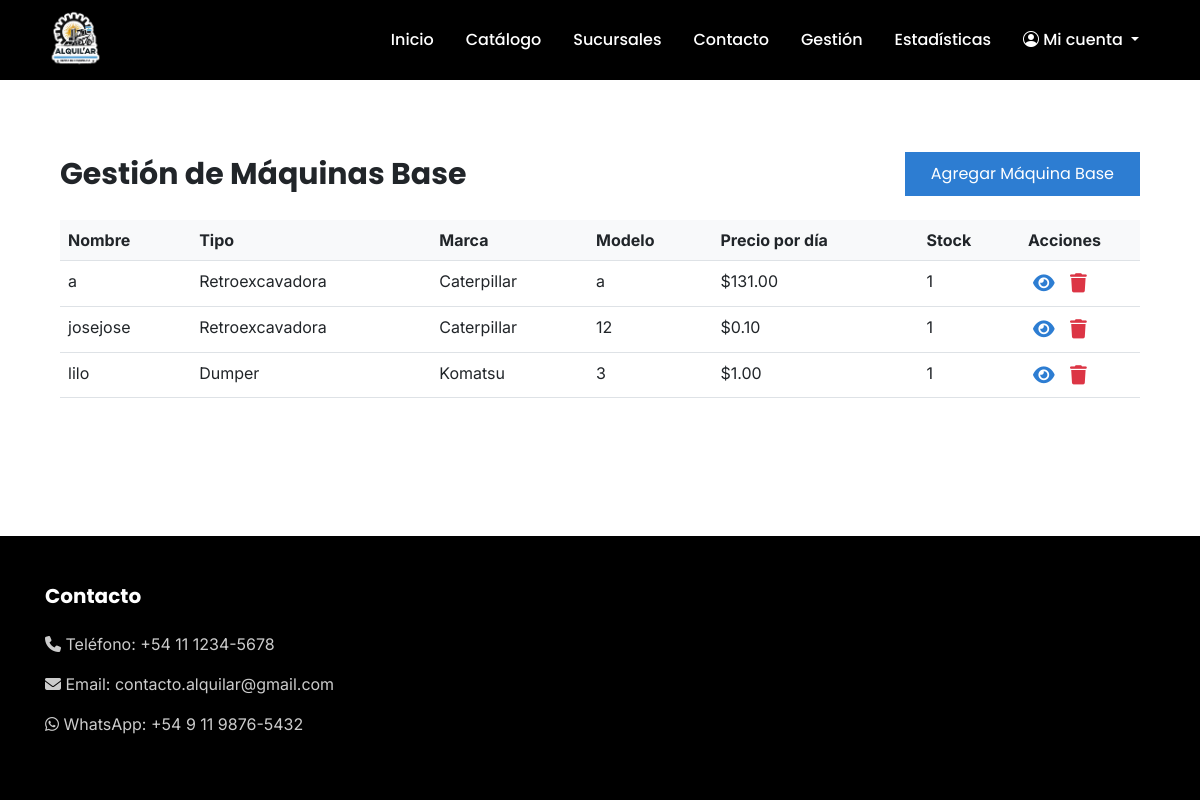
Page /maquinas/ (signed in) on the earlier database version.
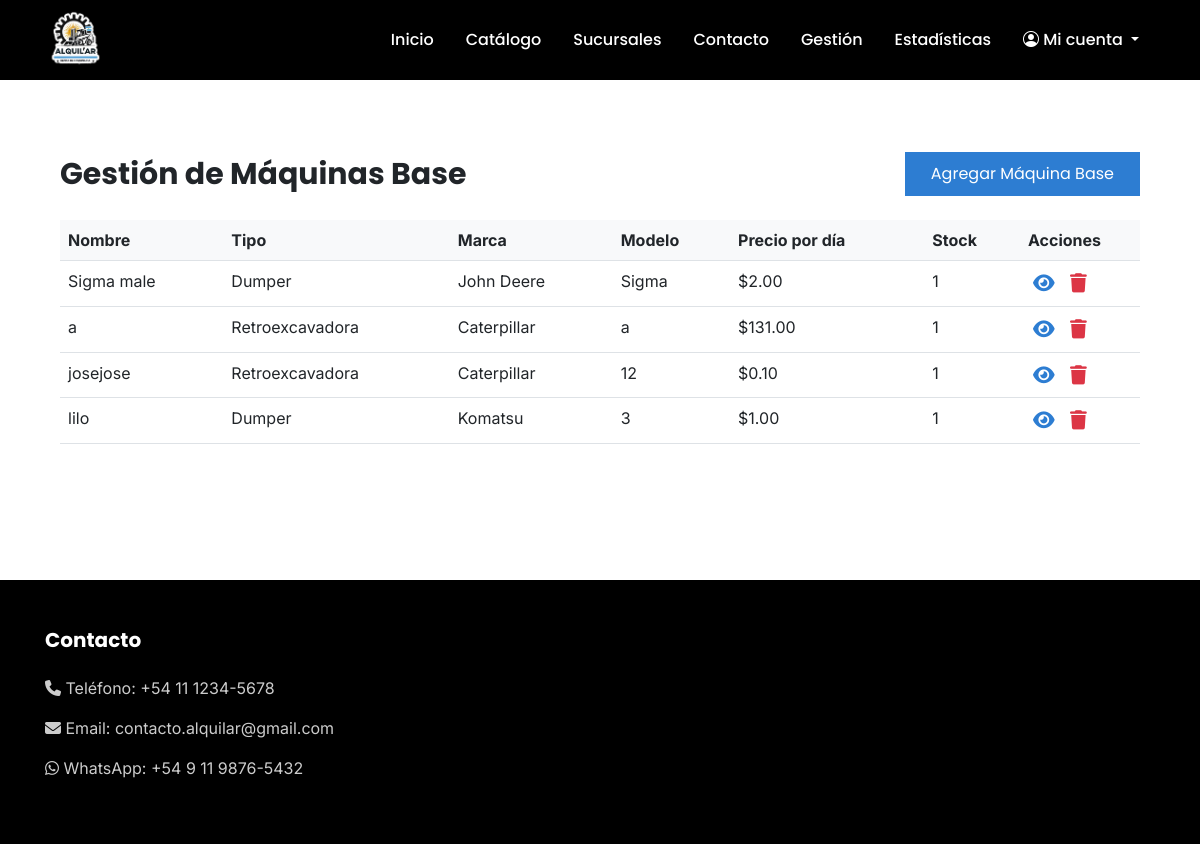
Same page on the later database version.
### maquinas/models.py (models this page shows, shortened)
class MaquinaBase(models.Model):
    TIPOS_MAQUINA = [
        ('excavadora', 'Excavadora'),
        ('retroexcavadora', 'Retroexcavadora'),
        ('cargadora', 'Cargadora'),
        ('compactadora', 'Compactadora'),
        ('motoniveladora', 'Motoniveladora'),
        ('pavimentadora', 'Pavimentadora'),
        ('grua', 'Grúa'),
        ('hormigonera', 'Hormigonera'),
        ('dumper', 'Dumper'),
        ('manipulador', 'Manipulador Telescópico'),
    ]
    MARCAS = [
        ('caterpillar', 'Caterpillar'),
        ('komatsu', 'Komatsu'),
        ('volvo', 'Volvo'),
        ('hitachi', 'Hitachi'),
        ('liebherr', 'Liebherr'),
        ('jcb', 'JCB'),
        ('case', 'Case'),
        ('doosan', 'Doosan'),
        ('john_deere', 'John Deere'),
        ('kubota', 'Kubota'),
    ]
    nombre = models.CharField(max_length=100)
    tipo = models.CharField(max_length=20, choices=TIPOS_MAQUINA)
    marca = models.CharField(max_length=20, choices=MARCAS)
    modelo = models.CharField(max_length=50)
    precio_por_dia = models.DecimalField(
        max_digits=12,
        decimal_places=2,
        validators=[MinValueValidator(0)],
        error_messages={
            'max_digits': 'El precio no puede tener más de 10 dígitos enteros.',
            'decimal_places': 'El precio no puede tener más de 2 decimales.',
            'invalid': 'Por favor, ingrese un precio válido.',
            'max_whole_digits': 'La parte entera del precio no puede tener más de 10 dígitos.'
        }
    )
    descripcion_corta = models.TextField()
    descripcion_larga = models.TextField()
    imagen = models.ImageField(upload_to='maquinas/')
    dias_alquiler_min = models.PositiveIntegerField(
        verbose_name='Cantidad mínima de días de alquiler',
        validators=[MinValueValidator(1)]
    )
    dias_alquiler_max = models.PositiveIntegerField(
        verbose_name='Cantidad máxima de días de alquiler',
        validators=[MinValueValidator(1)]
    )
    stock = models.IntegerField(default=0, editable=False)
    class Meta:
        verbose_name = "Máquina Base"
        verbose_name_plural = "Máquinas Base"
        ordering = ['nombre']

### maquinas/views.py (the view)
# urls.py: path('', views.lista_maquinas, name='lista_maquinas'),
@login_required
@user_passes_test(es_empleado_o_admin)
def lista_maquinas(request):
    maquinas = MaquinaBase.objects.all().order_by('nombre')
    return render(request, 'maquinas/lista_maquinas.html', {'maquinas': maquinas})

### persona/views.py (called while the page is built)
def es_empleado_o_admin(user):
    if not user.is_authenticated:
        return False
    try:
        persona = Persona.objects.get(email=user.email)
        return persona.es_empleado or user.is_superuser
    except Persona.DoesNotExist:
        return user.is_superuser

def empleados_processor(request):
    empleados_emails = list(Persona.objects.filter(es_empleado=True).values_list('email', flat=True))
    es_empleado_actuando_como_cliente = request.session.get('es_empleado_actuando_como_cliente', False)
    return {
        'empleados_emails': empleados_emails,
        'es_empleado_actuando_como_cliente': es_empleado_actuando_como_cliente
    }

### maquinas/templates/maquinas/lista_maquinas.html (shortened to what this page needs)
{% extends 'base.html' %}
{% load static %}
{% block content %}
<div class="section-container py-5">
    <div class="d-flex justify-content-between align-items-center mb-4">
        <h2 class="mb-0">Gestión de Máquinas Base</h2>
        <a href="{% url 'maquinas:cargar_maquina_base' %}" class="btn boton-principal">
            Agregar Máquina Base
        </a>
    </div>
    {% if maquinas %}
    <div class="table-responsive">
        <table class="table table-hover">
            <thead>
                <tr>
                    <th>Nombre</th>
                    <th>Tipo</th>
                    <th>Marca</th>
                    <th>Modelo</th>
                    <th>Precio por día</th>
                    <th>Stock</th>
                    <th class="actions-column">Acciones</th>
                </tr>
            </thead>
            <tbody>
                {% for maquina in maquinas %}
                <tr>
                    <td>{{ maquina.nombre }}</td>
                    <td>{{ maquina.get_tipo_display }}</td>
                    <td>{{ maquina.get_marca_display }}</td>
                    <td>{{ maquina.modelo }}</td>
                    <td>${{ maquina.precio_por_dia }}</td>
                    <td>{{ maquina.stock }}</td>
                    <td>
                        <a href="{% url 'maquinas:detalle_maquina' maquina.id %}" class="action-icon view" title="Ver detalles">
                            <i class="fas fa-eye"></i>
                        </a>
                        <a href="{% url 'maquinas:eliminar_maquina_base' maquina.id %}" class="action-icon delete" title="Eliminar">
                            <i class="fas fa-trash"></i>
                        </a>
                    </td>
                </tr>
                {% endfor %}
            </tbody>
        </table>
    </div>
    {% else %}
    <div class="empty-message">
        <p class="mb-3">No hay máquinas base registradas.</p>
    </div>
    {% endif %}
</div>
{% endblock %}

Differences in the rows shown:
added MaquinaBase: nombre "Sigma male", tipo "Dumper", marca "John Deere", modelo "Sigma", precio_por_dia "2.00", stock "1"
